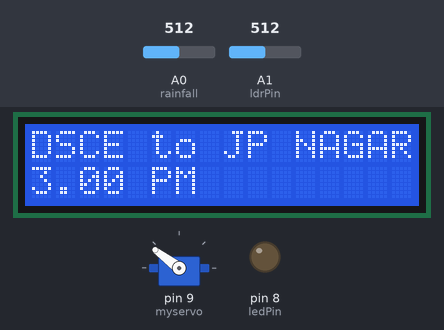
The sketch below on a simulated Arduino Uno, built with avr-gcc and run on an emulated ATmega328P. Shown: servo, 16×2 character LCD, output pins drawn as LEDs (lit = HIGH). Inputs (shaded band) come from the test bench; at power-on: A0 (rainfall) = 512, A1 (ldrPin) = 512. What the sketch prints to the serial monitor is not drawn.

Above: at 1.2 s.
1.3 s: A0 (rainfall) set to 810
At 3.1 s:
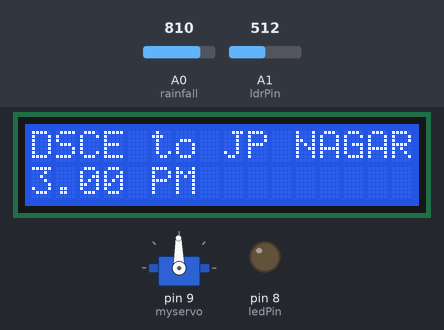
At 7.8 s:
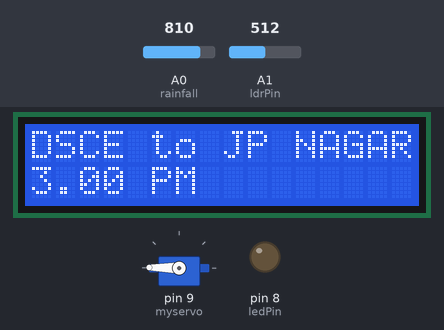
Timing chart, 0 to 9.3 s (numbered marks = the images above; inputs shaded):
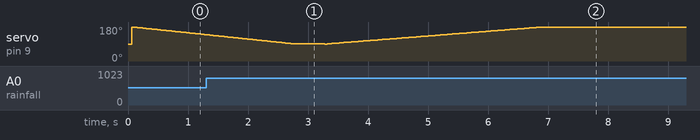

The sketch:

proj.ino
```cpp
#include <LiquidCrystal.h>
#include <Servo.h>
#define rainfall A0
#define ldrPin A1
#define ledPin 8
Servo myservo;
int pos = 180;
int R;
int L;

const int rs = 2, en = 3, d4 = 4, d5 = 5, d6 = 6, d7 = 7;
LiquidCrystal lcd(rs, en, d4, d5, d6, d7);

void setup() {

  myservo.attach(9);
  Serial.begin(9600);
  pinMode(ledPin, OUTPUT);
  pinMode(ldrPin, INPUT);

  pinMode(rainfall,INPUT);

  lcd.begin(16, 2);
  lcd.print("DSCE to JP NAGAR");
  lcd.setCursor(0, 1);
  lcd.print("3.00 PM");

  myservo.write(pos);

}

void loop(){
  L = analogRead(ldrPin);
  R = analogRead(rainfall);

  if(L < 50){
    while(L < 50){
      L = analogRead(ldrPin);
      Serial.println("Darkness over here");
      Serial.println(L);
      digitalWrite(ledPin, HIGH);

      if(pos == 180){
        for(pos; pos > 90; pos-=1){
          myservo.write(pos);
          delay(30);
        }
      }
    }
  }else if(R < 800){
    while(R < 800){
      digitalWrite(ledPin, LOW);
      R = analogRead(rainfall);
      Serial.println("Rain detected");
      Serial.println(R);

      if(pos == 180){
        for(pos; pos > 90; pos-=1){
          myservo.write(pos);
          delay(30);
        }
      }
    }
  }else{
    digitalWrite(ledPin, LOW);
    Serial.println("There is sufficient light is this room");
    Serial.println(L);
    Serial.println("Weather is clear");
    Serial.println(R);

    if(pos == 90){
      for(pos; pos <180; pos+=1){
        myservo.write(pos);
        delay(40);
      }
    }
  }

  delay(500);
}
```
